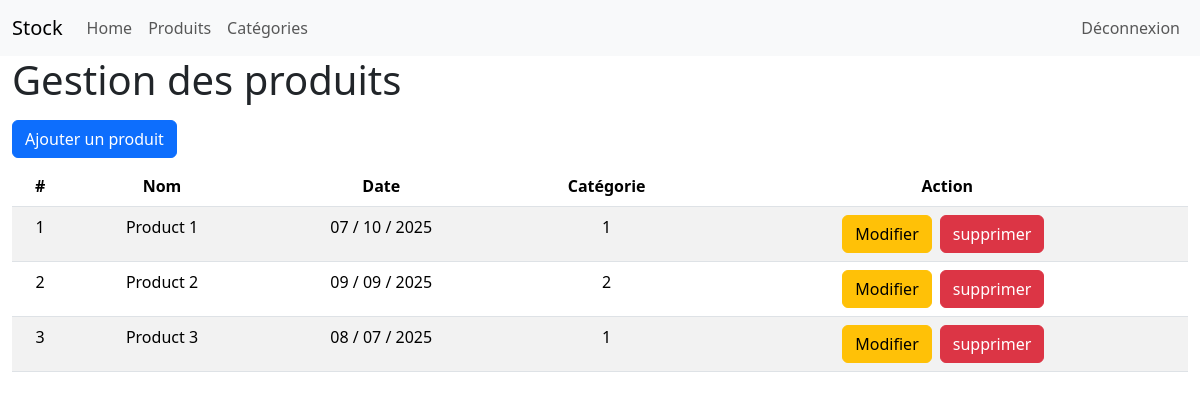
/admin/products.php (signed in), run on an earlier commit of the app's database.
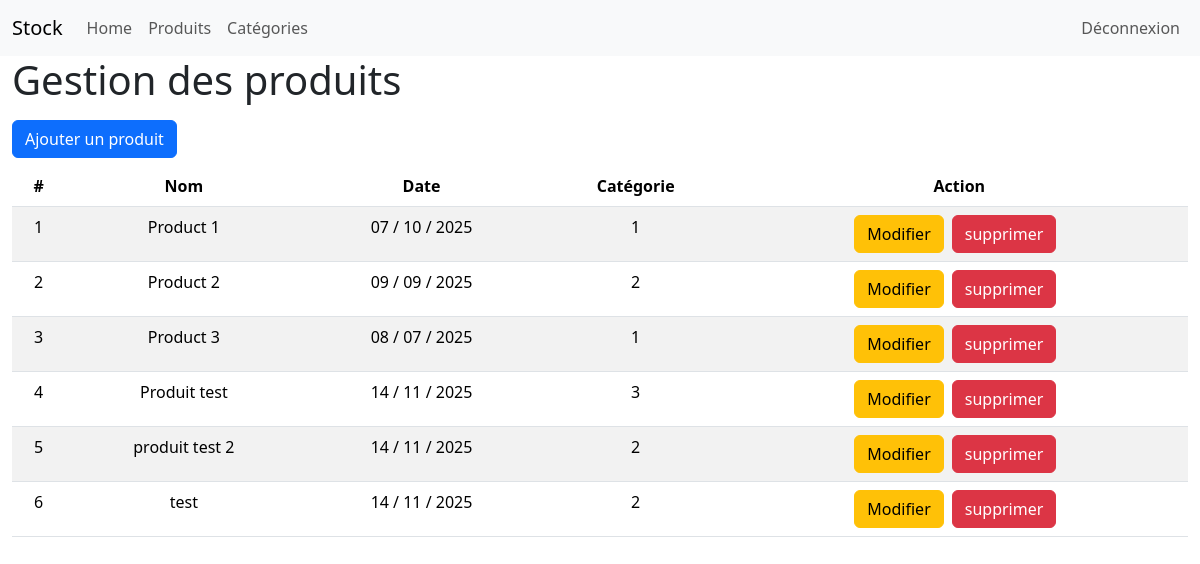
And on a later commit of the database.
### tables this page shows
CREATE TABLE IF NOT EXISTS `products` (
  `id` int NOT NULL AUTO_INCREMENT,
  `name` varchar(100) NOT NULL,
  `date` date NOT NULL,
  `category` int NOT NULL,
  `description` text NOT NULL,
  `cover` varchar(255) NOT NULL,
  PRIMARY KEY (`id`)
);

### admin/products.php (the view, shortened to what this page needs)
<?php
    require "../config/connexion.php";
?>
<!DOCTYPE html>
<html lang="en">
<head>
    <link href="https://cdn.jsdelivr.net/npm/bootstrap@5.3.8/dist/css/bootstrap.min.css" rel="stylesheet">
    <link rel="stylesheet" href="style.css">
</head>
<body>
    <?php
        include("partials/nav.php");
    ?>
    <div class="container-fluid">
        <h1>Gestion des produits</h1>
        <a href="addProduct.php" class="btn btn-primary my-2">Ajouter un produit</a>
        <table class="table table-striped">
            <thead>
                <tr class="text-center">
                    <th>#</th>
                    <th>Nom</th>
                    <th>Date</th>
                    <th>Catégorie</th>
                    <th>Action</th>
                </tr>
            </thead>
            <tbody>
                <?php
                    $products = $bdd->query("SELECT id, name, category, DATE_FORMAT(date,'%d / %m / %Y') AS mydate FROM products");
                    while($donProd = $products->fetch())
                    {
                        echo '<tr class="text-center">';
                            echo '<td>'.$donProd['id'].'</td>';
                            echo '<td>'.$donProd['name'].'</td>';
                            echo '<td>'.$donProd['mydate'].'</td>';
                            echo '<td>'.$donProd['category'].'</td>';
                            echo '<td>';
                                echo '<a href="updateProduct.php?id='.$donProd['id'].'" class="btn btn-warning">Modifier</a>';
                                echo '<button type="button" class="btn btn-danger mx-2" data-bs-toggle="modal" data-bs-target="#deleteModal'.$donProd['id'].'">
  supprimer
</button>';
                            echo '</td>';
                        echo '</tr>';
                    }
                ?>
            </tbody>
        </table>
    </div>
</body>
</html>

### admin/partials/nav.php (shortened to what this page needs)
<nav class="navbar navbar-expand-lg bg-body-tertiary">
  <div class="container-fluid">
    <a class="navbar-brand" href="../index.php" target="_blank">Stock</a>
    <div class="collapse navbar-collapse" id="navbarNav">
      <ul class="navbar-nav">
        <li class="nav-item">
          <a class="nav-link" href="dashboard.php">Home</a>
        </li>
        <li class="nav-item">
          <a class="nav-link" href="products.php">Produits</a>
        </li>
        <li class="nav-item">
          <a class="nav-link" href="categories.php">Catégories</a>
        </li>
      </ul>
      <ul class="navbar-nav ms-auto">
        <li>
          <a href="dashboard.php?deco=ok" class="nav-link">Déconnexion</a>
        </li>
      </ul>
    </div>
  </div>
</nav>

What changed in the data, as far as the page shows it:
added products: id "4", name "Produit test", mydate "14 / 11 / 2025", category "3"
added products: id "5", name "produit test 2", mydate "14 / 11 / 2025", category "2"
added products: id "6", name "test", mydate "14 / 11 / 2025", category "2"
